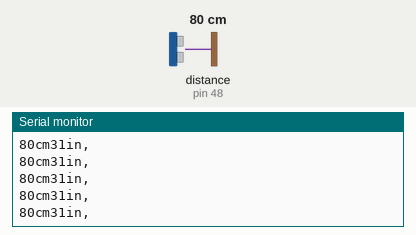
A sketch run on a simulated Arduino Mega 2560, built with avr-gcc and run on an emulated ATmega2560. On the bench: the last lines printed to the serial monitor. Wiring (inferred from the names in the program): ultrasonic range finder: trigger pin 48; echo pin 48. The test bench sets the inputs (shaded band); at power-on: distance to the obstacle (sensor on pin 48) 80 cm. The echo pulse lasts 58.3 µs per cm.

Above: at 1.2 s.
1.3 s: distance to the obstacle (sensor on pin 48) set to 2 cm
At 1.38 s:
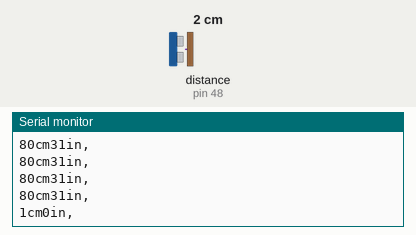
2.8 s: distance to the obstacle (sensor on pin 48) set to 4 cm
At 2.8 s:
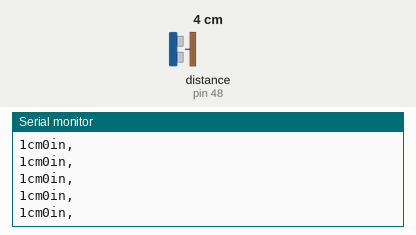
4.3 s: distance to the obstacle (sensor on pin 48) set to 299 cm
At 4.33 s:
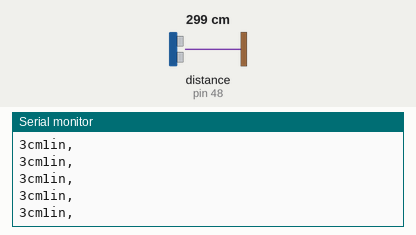
Timing chart, 0 to 7.3 s (numbered marks = the images above; inputs shaded):
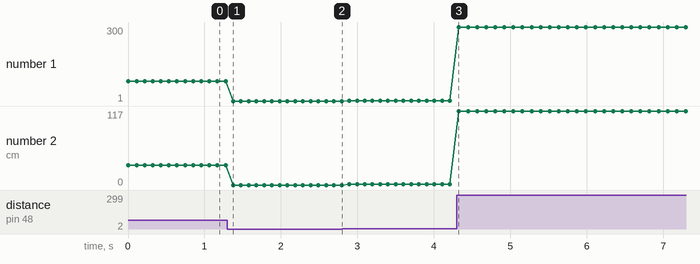

The sketch:

SensorTest.ino
```cpp
// Used a random digital pin on the ADK
const int pingPin = 48;

void setup() {
  Serial.begin(9600);
}

void loop() {
  // establish variables for duration of the ping,
  // and the distance result in inches and centimeters:
  long duration, inches, cm;

  // The sensor is triggered by a HIGH pulse of 2 or more microseconds.
  // Give a short LOW pulse beforehand to ensure a clean HIGH pulse:
  pinMode(pingPin, OUTPUT);
  digitalWrite(pingPin, LOW);
  delayMicroseconds(2);
  digitalWrite(pingPin, HIGH);
  delayMicroseconds(5);
  digitalWrite(pingPin, LOW);

  // The same pin is used to read the signal from the sensor: a HIGH
  // pulse whose duration is the time (in microseconds) from the sending
  // of the ping to the reception of its echo off of an object.
  pinMode(pingPin, INPUT);
  duration = pulseIn(pingPin, HIGH);

  // convert the time into a distance
  inches = microsecondsToInches(duration);
  cm = microsecondsToCentimeters(duration);

  Serial.print(cm);
  Serial.print("cm");
  Serial.print(inches);
  Serial.print("in, ");
  Serial.println();

  delay(100);
}

long microsecondsToCentimeters(long microseconds) {
  // The speed of sound is 340 m/s or 29 microseconds per centimeter.
  // The ping travels out and back, so to find the distance of the
  // object we take half of the distance travelled.
  return microseconds / 29 / 2;
}

long microsecondsToInches(long microseconds) {
  // According to the datasheet, there are 73.746 microseconds per inch
  // (i.e. sound travels at 1130 feet per second).
  return microseconds / 74 / 2;
}
```

Measured:
- after the input at 1.3 s, the serial monitor: prints a new line after 0.08 s (image 1)
- plotted number 1: 80 → 1 after the input at 1.3 s, 1 → 3 after the input at 2.8 s, 3 → 300 after the input at 4.3 s
- plotted number 2: 31 → 0 after the input at 1.3 s, 1 → 117 after the input at 4.3 s
